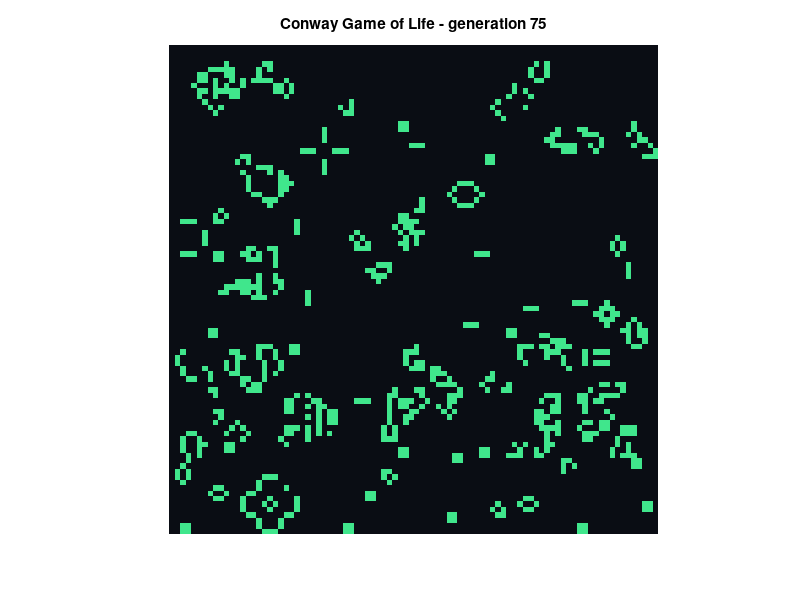

Recreate this plot in MATLAB.
%=============================================================================
% Copyright (c) 2026-present Allan CORNET (Nelson)
%=============================================================================
% This file is part of Nelson.
%=============================================================================
% LICENCE_BLOCK_BEGIN
% SPDX-License-Identifier: LGPL-3.0-or-later
% LICENCE_BLOCK_END
%=============================================================================
% Animate Conway's Game of Life from a reproducible random population.
rng(42);
gridSize = 90;
frameCount = 75;
population = rand(gridSize) < 0.28;
neighborKernel = ones(3);

figureHandle = figure('SelectionHighlight', 'off', 'ToolBar', 'none', ...
  'Name', 'Conway Game of Life', 'NumberTitle', 'off');
axesHandle = axes('Parent', figureHandle);
imageHandle = image('Parent', axesHandle, 'CData', double(population), ...
  'CDataMapping', 'scaled');
axis(axesHandle, 'image');
axis(axesHandle, 'off');
colormap(axesHandle, [0.04 0.05 0.08; 0.25 0.90 0.55]);

for frameIndex = 1:frameCount
  if ~isgraphics(figureHandle) || ~isgraphics(imageHandle)
    break
  end
  neighborCount = conv2(double(population), neighborKernel, 'same') - population;
  population = neighborCount == 3 | (population & neighborCount == 2);
  set(imageHandle, 'CData', double(population));
  title(axesHandle, sprintf('Conway Game of Life - generation %d', frameIndex));
  drawnow();
  pause(0.025);
end
%=============================================================================
